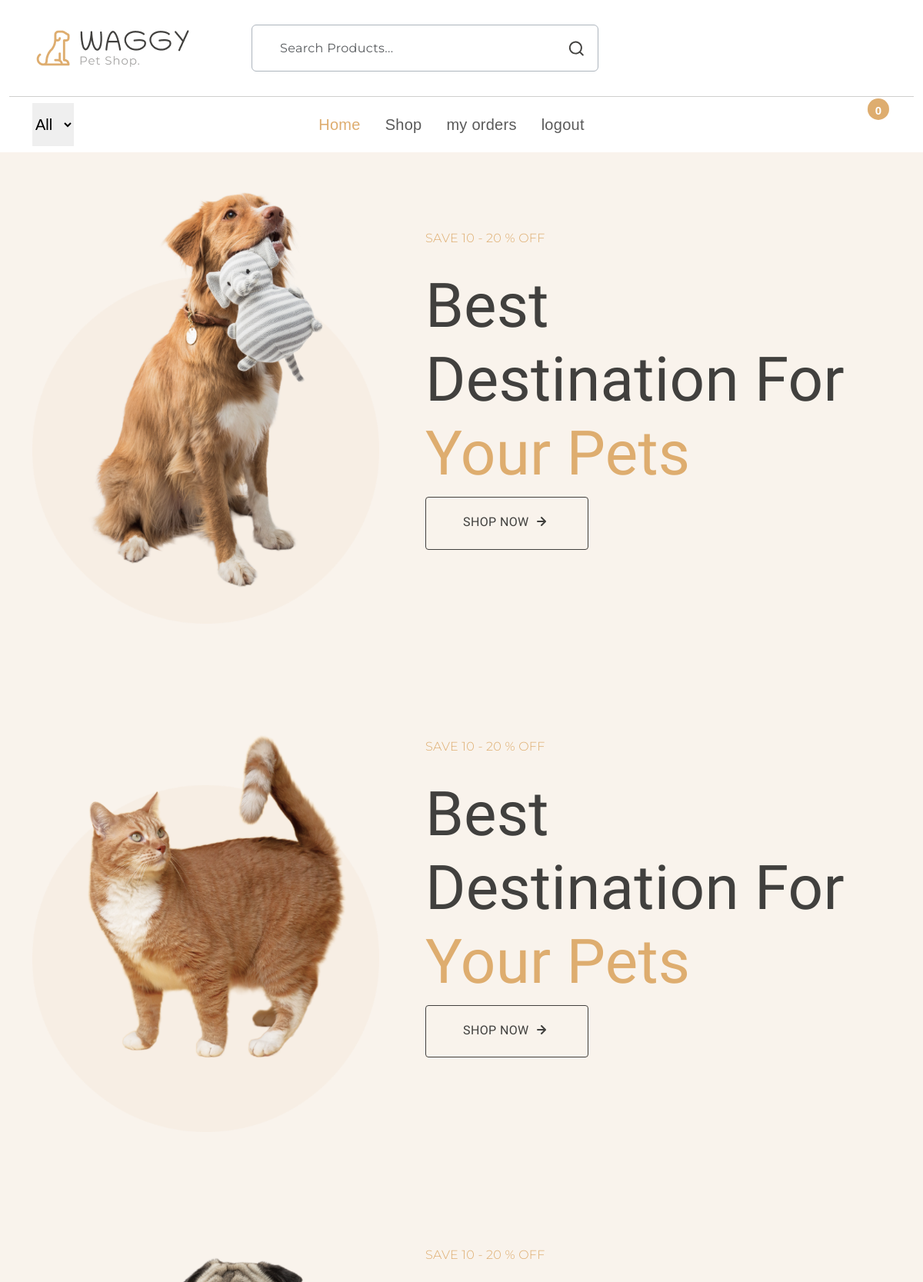
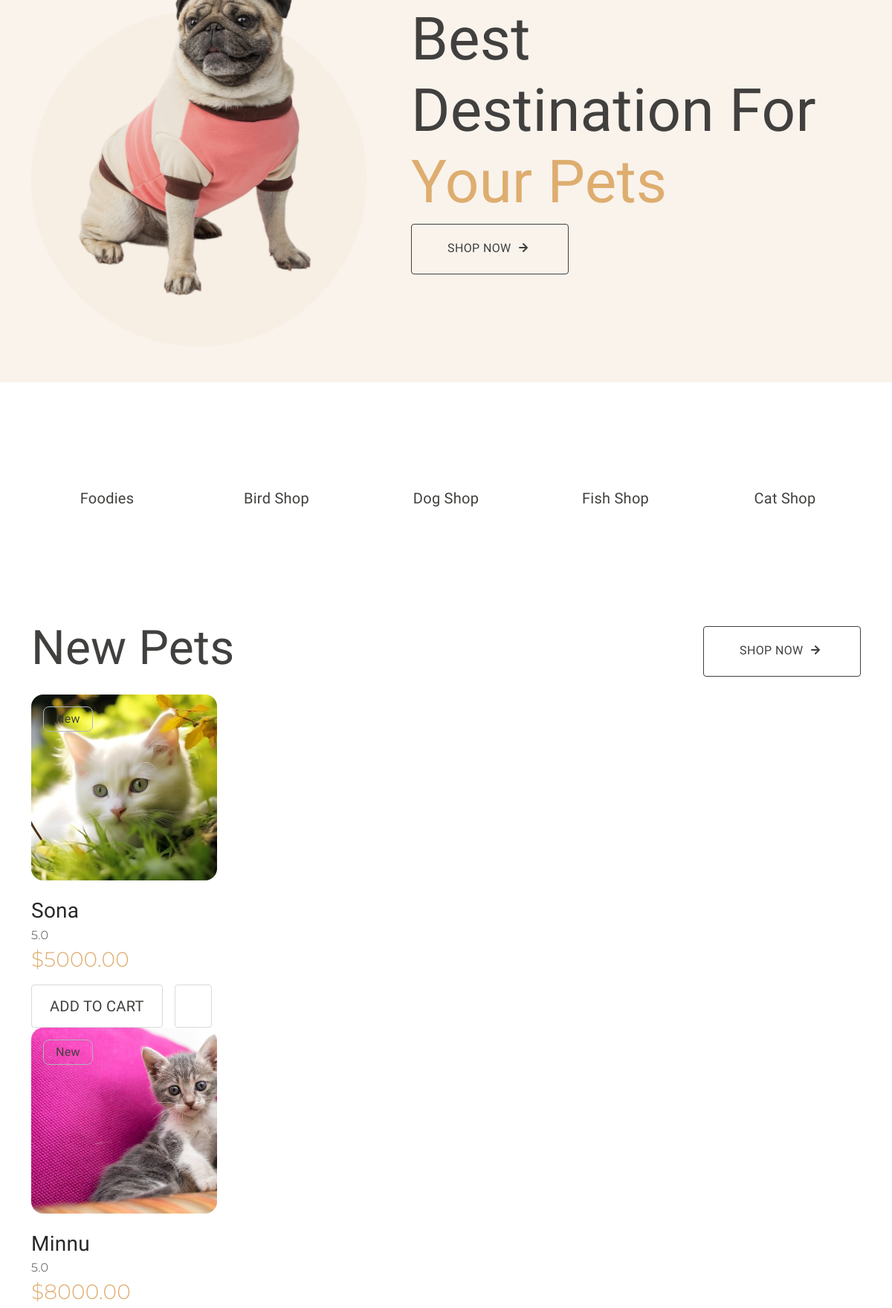
The app's page / (signed in, upper part) with its own data (2 pictures, top to bottom).
### shop/models.py (models this page shows, shortened)
class Pet(models.Model):
    CATEGORY = models.ForeignKey(PetCategory, on_delete=models.CASCADE)
    name = models.CharField(max_length=100)
    image = models.ImageField(upload_to='pet_images/',default='pet_images/default.jpg')
    description = models.TextField()
    breed = models.CharField(max_length=100)
    price = models.DecimalField(max_digits=10, decimal_places=2)
    age = models.PositiveIntegerField()
    size = models.CharField(max_length=50)

### shop/views.py (the view)
# urls.py: path('',views.home1,name='home'),
def home1(request):
    cart_items = cart_item(request)
    category = PetCategory.objects.all()
    pets = Pet.objects.all().order_by('-id')[:4]
    return render(request,"index.html", {"pets": pets, "cart_items": cart_items,"categories": category})

### shop/views.py (called while the page is built)
def cart_item(request):
    c_id = cart_id(request)
    cart, created = Cart.objects.get_or_create(cart_id=c_id)
    cart_items = CartItem.objects.filter(CART=cart)
    return cart_items

def cart_id(request):
    cart_id = request.session.session_key
    if not cart_id:
        cart_id = request.session.create()
        cart_id = request.session.session_key
    return cart_id

### templates/index.html (shortened to what this page needs)
{% extends 'base.html' %}
{% block content %}
{% load static %}
  <section id="banner" style="background: #F9F3EC;">
    <div class="container">
      <div class="swiper main-swiper">
        <div class="swiper-wrapper">
          <div class="swiper-slide py-5">
            <div class="row banner-content align-items-center">
              <div class="img-wrapper col-md-5">
                <img src="{% static 'images/banner-img.png' %}" class="img-fluid">
              </div>
              <div class="content-wrapper col-md-7 p-5 mb-5">
                <div class="secondary-font text-primary text-uppercase mb-4">Save 10 - 20 % off</div>
                <h2 class="banner-title display-1 fw-normal">Best destination for <span class="text-primary">your
                    pets</span>
                </h2>
                <a href="{% url 'allpets' %}" class="btn btn-outline-dark btn-lg text-uppercase fs-6 rounded-1">
                  shop now
                  <svg width="24" height="24" viewBox="0 0 24 24" class="mb-1">
                    <use xlink:href="#arrow-right"></use>
                  </svg></a>
              </div>
            </div>
          </div>
          <div class="swiper-slide py-5">
            <div class="row banner-content align-items-center">
              <div class="img-wrapper col-md-5">
                <img src="{% static 'images/banner-img3.png' %}" class="img-fluid">
              </div>
              <div class="content-wrapper col-md-7 p-5 mb-5">
                <div class="secondary-font text-primary text-uppercase mb-4">Save 10 - 20 % off</div>
                <h2 class="banner-title display-1 fw-normal">Best destination for <span class="text-primary">your
                    pets</span>
                </h2>
                <a href="#" class="btn btn-outline-dark btn-lg text-uppercase fs-6 rounded-1">
                  shop now
                  <svg width="24" height="24" viewBox="0 0 24 24" class="mb-1">
                    <use xlink:href="#arrow-right"></use>
                  </svg></a>
              </div>
            </div>
          </div>
          <div class="swiper-slide py-5">
            <div class="row banner-content align-items-center">
              <div class="img-wrapper col-md-5">
                <img src="{% static 'images/banner-img4.png' %}" class="img-fluid">
              </div>
              <div class="content-wrapper col-md-7 p-5 mb-5">
                <div class="secondary-font text-primary text-uppercase mb-4">Save 10 - 20 % off</div>
                <h2 class="banner-title display-1 fw-normal">Best destination for <span class="text-primary">your
                    pets</span>
                </h2>
                <a href="#" class="btn btn-outline-dark btn-lg text-uppercase fs-6 rounded-1">
                  shop now
                  <svg width="24" height="24" viewBox="0 0 24 24" class="mb-1">
                    <use xlink:href="#arrow-right"></use>
                  </svg></a>
              </div>
            </div>
          </div>
        </div>
      </div>
    </div>
  </section>
  <section id="categories">
    <div class="container my-3 py-5">
      <div class="row my-5">
        <div class="col text-center">
          <a href="#" class="categories-item">
            <h5>Foodies</h5>
          </a>
        </div>
        <div class="col text-center">
          <a href="#" class="categories-item">
            <h5>Bird Shop</h5>
          </a>
        </div>
        <div class="col text-center">
          <a href="#" class="categories-item">
            <h5>Dog Shop</h5>
          </a>
        </div>
        <div class="col text-center">
          <a href="#" class="categories-item">
            <h5>Fish Shop</h5>
          </a>
        </div>
        <div class="col text-center">
          <a href="#" class="categories-item">
            <h5>Cat Shop</h5>
          </a>
        </div>
      </div>
    </div>
  </section>
 <section id="clothing" class="my-5 overflow-hidden">
    <div class="container pb-5">
      <div class="section-header d-md-flex justify-content-between align-items-center mb-3">
        <h2 class="display-3 fw-normal">New Pets</h2>
        <div>
          <a href="{% url 'allpets' %}" class="btn btn-outline-dark btn-lg text-uppercase fs-6 rounded-1">
            shop now
            <svg width="24" height="24" viewBox="0 0 24 24" class="mb-1">
              <use xlink:href="#arrow-right"></use>
            </svg></a>
        </div>
      </div>
      <div class="products-carousel swiper">
        <div class="swiper-wrapper">
          {% for pet in pets %}
          <div class="swiper-slide">
            <div class="z-1 position-absolute rounded-3 m-3 px-3 border border-dark-subtle">
              New
            </div>
            <div class="card position-relative">
              <a href="detailes/{{ pet.id }}/"><img src="{{ pet.image.url }}" class="img-fluid rounded-4" alt="image" style="width:250px; height: 250px; object-fit: cover;"></a>
              <div class="card-body p-0">
                <a href="#">
                  <h3 class="card-title pt-4 m-0">{{ pet.name }}</h3>
                </a>
                <div class="card-text">
                  <span class="rating secondary-font">
                    5.0</span>
                  <h3 class="secondary-font text-primary">${{ pet.price|floatformat:2 }}</h3>
                  <div class="d-flex flex-wrap mt-3">
                    <a href="{% url 'add_to_cart' pet.id %}" class="btn-cart me-3 px-4 pt-3 pb-3">
                      <h5 class="text-uppercase m-0">Add to Cart</h5>
                    </a>
                    <a href="#" class="btn-wishlist px-4 pt-3 ">
                    </a>
                  </div>
                </div>
              </div>
            </div>
          </div>
          {% endfor %}
        </div>
      </div>
    </div>
  </section>
  {% endblock %}

### static/style.css (style rules this page uses)
:root { --header-height: 160px; --header-height-min: 80px; }
:root { --accent-color: #DEAD6F; --dark-color: #222222; --light-dark-color: #727272; --light-color: #fff; --grey-color: #dbdbdb; --light-grey-color: #fafafa; --primary-color: #6995B1; --light-primary-color: #eef1f3; }
:root { --body-font: 'Chilanka', cursive; --heading-font: 'Chilanka', cursive; --secondary-font: 'Montserrat', sans-serif; }
body { --bs-link-color: #333; --bs-link-hover-color: #333; --bs-link-color-rgb: 40, 40, 40; --bs-link-hover-color-rgb: 0, 0, 0; --bs-light-rgb: 248, 248, 248; --bs-font-sans-serif: 'Chilanka', cursive; --bs-body-font-family: var(--bs-font-sans-serif); --bs-body-font-size: 1rem; --bs-body-font-weight: 400; --bs-body-line-height: 2; --bs-body-color: #41403E; --bs-primary: #DEAD6F; --bs-primary-rgb: 222, 173, 111; --bs-primary-bg-subtle: #FFF9EB; --bs-border-color: #F7F7F7; --bs-secondary-rgb: 230, 243, 251; --bs-success-rgb: 238, 245, 228; --bs-danger-rgb: 249, 235, 231; --bs-warning-rgb: 255, 249, 235; --bs-info-rgb: 230, 243, 250; }
.btn-outline-dark { transition: all 0.3s ease-in; padding: 1.2rem 3rem; letter-spacing: 0.02375rem; text-transform: uppercase; --bs-btn-color: #41403E; --bs-btn-border-color: #41403E; --bs-btn-hover-color: #fff; --bs-btn-hover-bg: #41403E; --bs-btn-hover-border-color: #41403E; --bs-btn-focus-shadow-rgb: 33, 37, 41; --bs-btn-active-color: #fff; --bs-btn-active-bg: #41403E; --bs-btn-active-border-color: #41403E; --bs-btn-active-shadow: inset 0 3px 5px rgba(0, 0, 0, 0.125); --bs-btn-disabled-color: #41403E; --bs-btn-disabled-bg: transparent; --bs-btn-disabled-border-color: #41403E; --bs-gradient: none; }
body { letter-spacing: 0.01625rem; }
h1, h2, h3, h4, h5, h6 { font-family: var(--heading-font); color: var(--bs-body-color); font-weight: 400; text-transform: capitalize; }
a { text-decoration: none; }
.secondary-font { font-family: var(--secondary-font); font-weight: 300; }
.card { --bs-card-inner-border-radius: none; --bs-card-bg: transparent; background-color: transparent; border: none; }
a.btn-cart { border-radius: 0.25rem; border: 1px solid rgba(65, 64, 62, 0.20); }
a.btn-wishlist { border-radius: 0.25rem; border: 1px solid rgba(65, 64, 62, 0.20); }

### records on screen
Pet: image (picture), name "Sona", price "5000.00"
Pet: image (picture), name "Minnu", price "8000.00"

### other values on screen
{{ cart_items|length }} "0"
